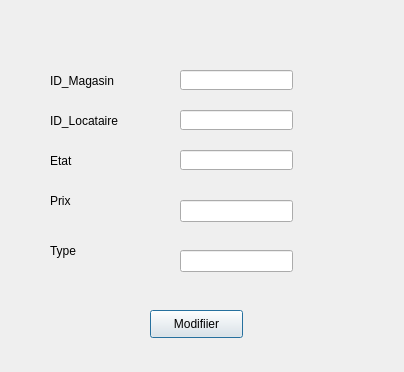
<?xml version="1.0" encoding="UTF-8"?>
<ui version="4.0">
 <class>modifier</class>
 <widget class="QDialog" name="modifier">
  <property name="geometry">
   <rect>
    <x>0</x>
    <y>0</y>
    <width>404</width>
    <height>372</height>
   </rect>
  </property>
  <property name="windowTitle">
   <string>Dialog</string>
  </property>
  <widget class="QLabel" name="label_3">
   <property name="geometry">
    <rect>
     <x>50</x>
     <y>150</y>
     <width>71</width>
     <height>21</height>
    </rect>
   </property>
   <property name="text">
    <string>Etat</string>
   </property>
  </widget>
  <widget class="QLineEdit" name="type">
   <property name="geometry">
    <rect>
     <x>180</x>
     <y>250</y>
     <width>113</width>
     <height>22</height>
    </rect>
   </property>
  </widget>
  <widget class="QLineEdit" name="etat">
   <property name="geometry">
    <rect>
     <x>180</x>
     <y>150</y>
     <width>113</width>
     <height>20</height>
    </rect>
   </property>
  </widget>
  <widget class="QLineEdit" name="prix">
   <property name="geometry">
    <rect>
     <x>180</x>
     <y>200</y>
     <width>113</width>
     <height>22</height>
    </rect>
   </property>
  </widget>
  <widget class="QLabel" name="label">
   <property name="geometry">
    <rect>
     <x>50</x>
     <y>70</y>
     <width>81</width>
     <height>21</height>
    </rect>
   </property>
   <property name="text">
    <string>ID_Magasin</string>
   </property>
  </widget>
  <widget class="QLineEdit" name="idl">
   <property name="geometry">
    <rect>
     <x>180</x>
     <y>110</y>
     <width>113</width>
     <height>20</height>
    </rect>
   </property>
  </widget>
  <widget class="QLabel" name="label_4">
   <property name="geometry">
    <rect>
     <x>50</x>
     <y>190</y>
     <width>71</width>
     <height>21</height>
    </rect>
   </property>
   <property name="text">
    <string>Prix</string>
   </property>
  </widget>
  <widget class="QLineEdit" name="idm">
   <property name="geometry">
    <rect>
     <x>180</x>
     <y>70</y>
     <width>113</width>
     <height>20</height>
    </rect>
   </property>
  </widget>
  <widget class="QLabel" name="label_5">
   <property name="geometry">
    <rect>
     <x>50</x>
     <y>240</y>
     <width>71</width>
     <height>21</height>
    </rect>
   </property>
   <property name="text">
    <string>Type</string>
   </property>
  </widget>
  <widget class="QLabel" name="label_2">
   <property name="geometry">
    <rect>
     <x>50</x>
     <y>110</y>
     <width>91</width>
     <height>21</height>
    </rect>
   </property>
   <property name="text">
    <string>ID_Locataire</string>
   </property>
  </widget>
  <widget class="QPushButton" name="modifier2">
   <property name="geometry">
    <rect>
     <x>150</x>
     <y>310</y>
     <width>93</width>
     <height>28</height>
    </rect>
   </property>
   <property name="text">
    <string>Modifiier</string>
   </property>
  </widget>
 </widget>
 <resources/>
 <connections/>
</ui>
